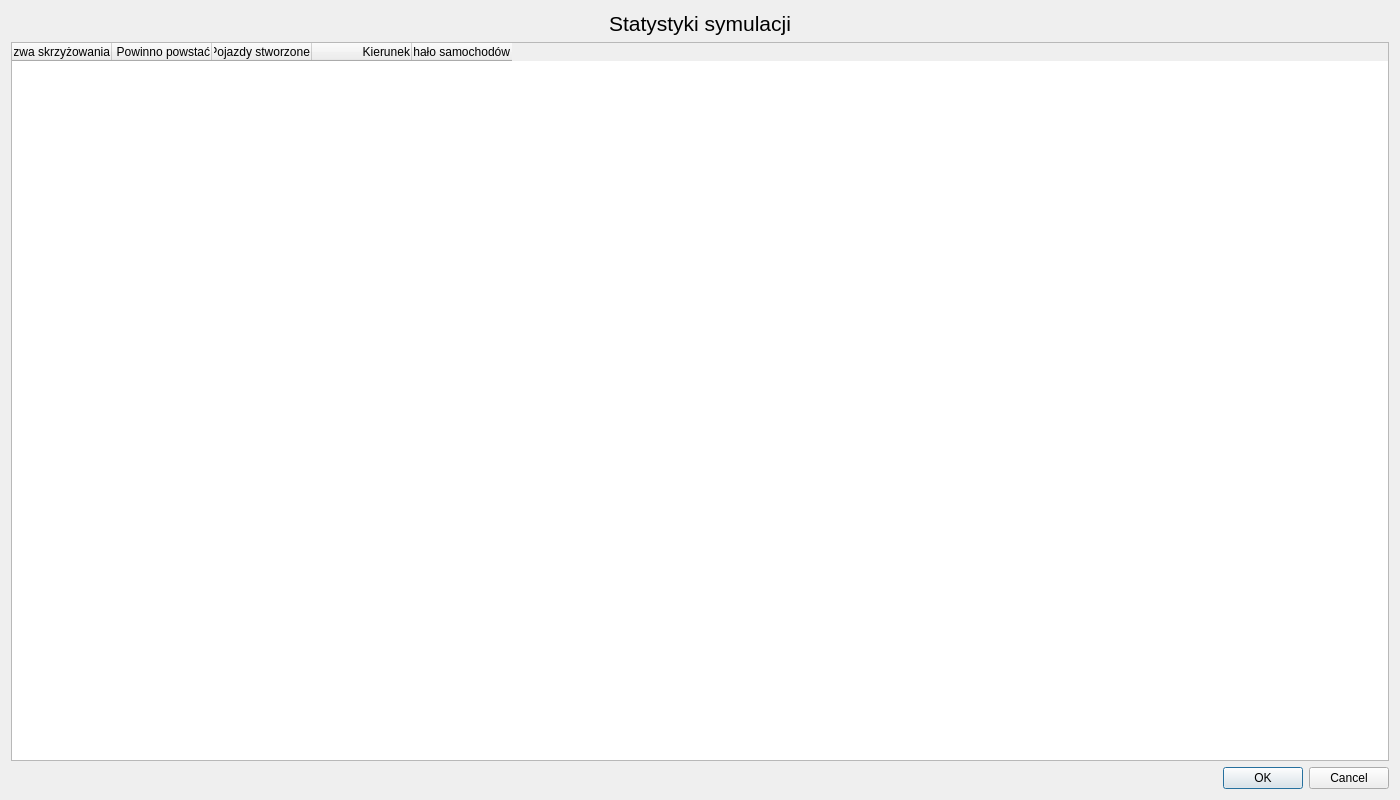
<?xml version="1.0" encoding="UTF-8"?>
<ui version="4.0">
 <class>StatisticsDialog</class>
 <widget class="QDialog" name="StatisticsDialog">
  <property name="geometry">
   <rect>
    <x>0</x>
    <y>0</y>
    <width>1400</width>
    <height>800</height>
   </rect>
  </property>
  <property name="minimumSize">
   <size>
    <width>800</width>
    <height>600</height>
   </size>
  </property>
  <property name="windowTitle">
   <string>Statystyki</string>
  </property>
  <layout class="QVBoxLayout" name="verticalLayout">
   <item>
    <widget class="QLabel" name="label">
     <property name="font">
      <font>
       <pointsize>16</pointsize>
      </font>
     </property>
     <property name="text">
      <string>Statystyki symulacji</string>
     </property>
     <property name="alignment">
      <set>Qt::AlignCenter</set>
     </property>
    </widget>
   </item>
   <item>
    <widget class="QTableWidget" name="tableWidget">
     <property name="editTriggers">
      <set>QAbstractItemView::NoEditTriggers</set>
     </property>
     <property name="columnCount">
      <number>5</number>
     </property>
     <column>
      <property name="text">
       <string>Nazwa skrzyżowania</string>
      </property>
      <property name="textAlignment">
       <set>AlignTrailing|AlignVCenter</set>
      </property>
     </column>
     <column>
      <property name="text">
       <string>Powinno powstać</string>
      </property>
      <property name="textAlignment">
       <set>AlignTrailing|AlignVCenter</set>
      </property>
     </column>
     <column>
      <property name="text">
       <string>Pojazdy stworzone</string>
      </property>
      <property name="textAlignment">
       <set>AlignTrailing|AlignVCenter</set>
      </property>
     </column>
     <column>
      <property name="text">
       <string>Kierunek</string>
      </property>
      <property name="textAlignment">
       <set>AlignTrailing|AlignVCenter</set>
      </property>
     </column>
     <column>
      <property name="text">
       <string>Przejechało samochodów</string>
      </property>
      <property name="textAlignment">
       <set>AlignTrailing|AlignVCenter</set>
      </property>
     </column>
    </widget>
   </item>
   <item>
    <widget class="QDialogButtonBox" name="buttonBox">
     <property name="orientation">
      <enum>Qt::Horizontal</enum>
     </property>
     <property name="standardButtons">
      <set>QDialogButtonBox::Cancel|QDialogButtonBox::Ok</set>
     </property>
    </widget>
   </item>
  </layout>
 </widget>
 <resources/>
 <connections>
  <connection>
   <sender>buttonBox</sender>
   <signal>accepted()</signal>
   <receiver>StatisticsDialog</receiver>
   <slot>accept()</slot>
   <hints>
    <hint type="sourcelabel">
     <x>248</x>
     <y>254</y>
    </hint>
    <hint type="destinationlabel">
     <x>157</x>
     <y>274</y>
    </hint>
   </hints>
  </connection>
  <connection>
   <sender>buttonBox</sender>
   <signal>rejected()</signal>
   <receiver>StatisticsDialog</receiver>
   <slot>reject()</slot>
   <hints>
    <hint type="sourcelabel">
     <x>316</x>
     <y>260</y>
    </hint>
    <hint type="destinationlabel">
     <x>286</x>
     <y>274</y>
    </hint>
   </hints>
  </connection>
 </connections>
</ui>
